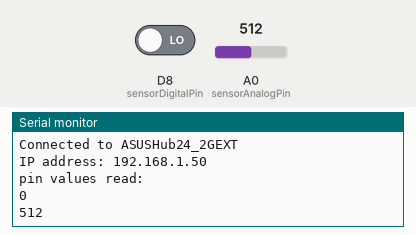
A sketch run on a simulated ESP8266 (NodeMCU). Shown: the last lines printed to the serial monitor. The inputs (shaded band) are chosen by the test bench; at power-on: A0 (sensorAnalogPin) = 512, D8 (sensorDigitalPin) LOW. WiFi joins after 1.5 s; servers stay silent unless stated; uploads are accepted with an empty reply.

Above: at 4.7 s.
4.8 s: A0 (sensorAnalogPin) set to 940
At 6.3 s:
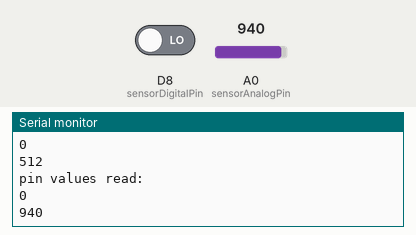
7.5 s: A0 (sensorAnalogPin) set to 958
At 11.1 s:
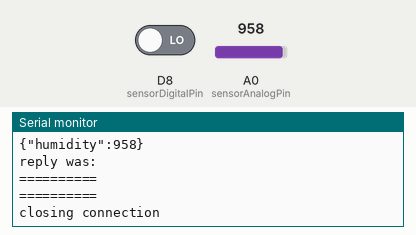
Timing chart, 0 to 12.6 s (numbered marks = the images above; inputs shaded):
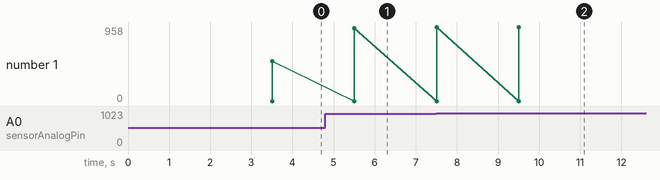

Measured:
- the behaviour switches between 950 and 951 on A0 (sensorAnalogPin) (found by bisection; images 1 and 2)
- after the input at 4.8 s, the serial monitor: prints a new line after 0.70 s (image 1)
- after the input at 7.5 s, the serial monitor: prints a new line at once (image 2)
- plotted number 1: 512 → 940 after the input at 4.8 s, 940 → 958 after the input at 7.5 s

The sketch:

wifi_nodeMCU_main.ino.ino
```cpp
#include <ESP8266WiFi.h>
#include <WiFiClient.h>
#include <ESP8266WebServer.h>
#include <ESP8266HTTPClient.h>

// --- Wifi credentials ----
const char* ssid = "ASUSHub24_2GEXT";
const char* password = "4thDimension";

// ---- POST http host and fingerprint -----
const char* resource = "/workflows/cbfa82c52742455388036835ecabf199/triggers/manual/paths/invoke?api-version=2016-10-01&sp=/triggers/manual/run&sv=1.0&sig=WL0LopWYLwt2-JA9e2uxKx1Uxg1spMEZfPM3h-a__hY";
const char* host = "prod-15.centralus.logic.azure.com";
int Sample;
const char fingerprint[] PROGMEM = "91 37 16 D9 A3 1A 86 3A DC 7E 60 BE 24 5A D8 0B 92 C0 6A 14";
const int httpsPort = 443;
WiFiClient client;

// ---- Pin Declaration -----
int sensorDigitalPin = D8;
int sensorAnalogPin = A0;

// ---- Logic global variables ----
int readDelay = 2000;
bool enableSendData = true;
bool isMessageSent = false;
int hysteresis = 100;
int threshold = 950;
bool isPlantDry = false;
int counter = 0;
int loopsToSkip = 3;

// ------- SETUP -------------
void setup(void){

  pinMode(sensorDigitalPin, INPUT);
  pinMode(sensorAnalogPin, INPUT);

  delay(readDelay);
  Serial.begin(115200);
  WiFi.begin(ssid, password); //begin WiFi connection
  Serial.println("");

  // Wait for connection
  while (WiFi.status() != WL_CONNECTED) {
    delay(500);
    Serial.print(".");
  }
  Serial.println("");
  Serial.print("Connected to ");
  Serial.println(ssid);
  Serial.print("IP address: ");
  Serial.println(WiFi.localIP());
}

// ***********************************
// ************ Main Loop ************
// ***********************************
void loop(void){
  int analogValue = analogRead(sensorAnalogPin);
  Serial.println("pin values read:");
  Serial.println(digitalRead(sensorDigitalPin));
  Serial.println(analogValue);

  // if we already skipped the couple initial loops
  if(counter >= loopsToSkip){
    // if value is above threshold, plants are dry
    if( (analogValue > threshold) ){
      isPlantDry = true;
      // if we already sent a message, dont spam email
      if(!isMessageSent){
        SendHttpValue(analogValue);
      }
    }
    if(analogValue <= (threshold-hysteresis) ){
      resetFlags();
    }

  }

  delay(readDelay);
  increaseCounter();
}

// ***********************************
// ********* AUX Functions ***********************
// ***********************************
void SendHttpValue(int analogValue){
  WiFiClientSecure httpsClient;    //Declare object of class HTTPClient
  Serial.println("Sending value to the internet");
  if(enableSendData){
    httpsClient.setFingerprint(fingerprint);
    httpsClient.setTimeout(15000); // 15 Seconds
    delay(1000);

    Serial.print("HTTPS Connecting");
    int r=0; //retry counter
    while((!httpsClient.connect(host, httpsPort)) && (r < 30)){
        delay(100);
        Serial.print(".");
        r++;
    }
    if(r==30) {
      Serial.println("Connection failed");
    }
    else {
      Serial.println("Connected to web");
    }

    String postStr = "";
    postStr +="{\"humidity\":" + String(analogValue) + "}";

    Serial.println(String("POST ") + resource + " HTTP/1.1\r\n" +
                   "Host: " + host + "\r\n" +
                   "Content-Type: application/json"+ "\r\n" +
                   "Content-Length: 13" + "\r\n\r\n" +
                   postStr +
                   "Connection: close\r\n\r\n");

    httpsClient.print(String("POST ") + resource + " HTTP/1.1\r\n" +
                 "Host: " + host + "\r\n" +
                 "Content-Type: application/json"+ "\r\n" +
                 "Content-Length: 13" + "\r\n\r\n" +
                 postStr +
                 "Connection: close\r\n\r\n");

    while (httpsClient.connected()) {
      String line = httpsClient.readStringUntil('\n');
      if (line == "\r") {
        Serial.println("headers received");
        break;
      }
    }

    Serial.println(postStr);
    Serial.println("reply was:");
    Serial.println("==========");
    String line;
    while(httpsClient.available()){
      line = httpsClient.readStringUntil('\n');  //Read Line by Line
      Serial.println(line); //Print response
    }
    Serial.println("==========");
    Serial.println("closing connection");
  }
  isMessageSent = true;
}

void increaseCounter(){
  if(counter < loopsToSkip){
    counter++;
  }
}

void resetFlags(){
  isMessageSent = false;
  isPlantDry = false;
}
```
